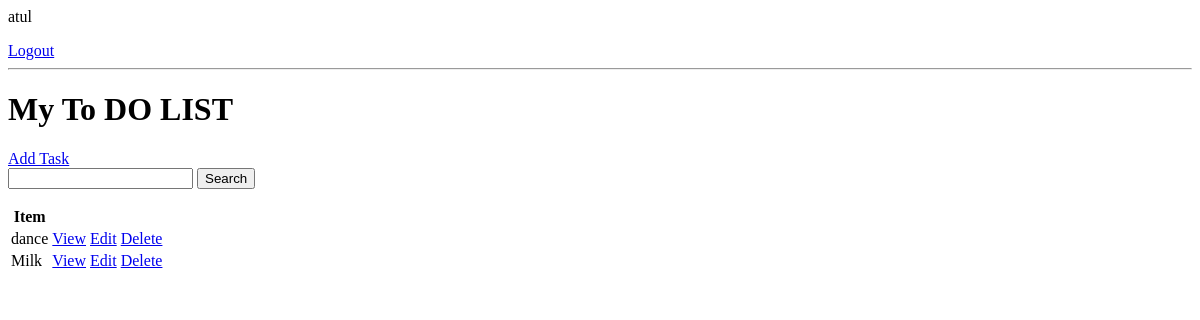
Page / (signed in) on the earlier database version.
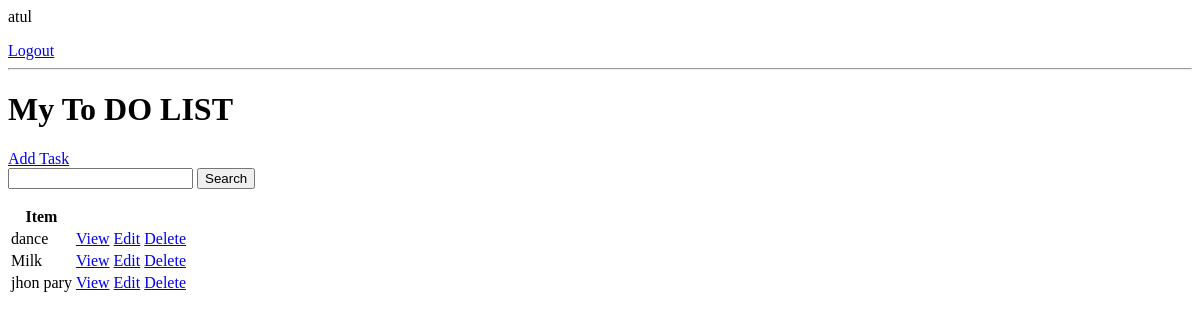
Same page on the later database version.
### base/models.py (models this page shows, shortened)
class Task(models.Model):
    user = models.ForeignKey(User, on_delete=models.CASCADE, null=True, blank=True)
    title = models.CharField(max_length=200)
    description = models.TextField(null=True, blank=True)
    complete = models.BooleanField(default=False)
    create = models.DateTimeField(auto_now_add=True)
    class Meta:
        ordering = ['complete']

### base/views.py (the view)
# urls.py: path('', TaskList.as_view(), name='tasks'),
class TaskList(LoginRequiredMixin, ListView):       #now view is restricted
    model = Task                # this looks for task_list.html
    context_object_name = 'tasks'       #giving custom name to query set (that was object_list in html)
    def get_context_data(self, **kwargs):                   #making user-specific data
        context = super().get_context_data(**kwargs)
        context['tasks'] = context['tasks'].filter(user=self.request.user)
        context['count'] = context['tasks'].filter(complete=False).count()
        search_input = self.request.GET.get('search-area') or ''        #adding search
        if search_input:
            context['tasks'] = context['tasks'].filter(title__icontains=search_input)
        context['search_input'] = search_input
        return context

### base/templates/base/task_list.html
{% if request.user.is_authenticated %}
    <p> {{request.user}} </p>
    <a href="{% url 'logout' %}">Logout</a>
{% else %}
<a href="{% url 'login'%}">Login</a>
{% endif %}
<hr>
<h1>My To DO LIST</h1>
<a href="{% url 'task-create'%}"> Add Task </a>
<form action="" method="GET">
    <input type="text" name="search-area" value="{{search_input}}">
    <input type="submit" , value="Search">
</form>
<table>
    <tr>
        <th>Item</th>
        <th></th>
    </tr>
    {% for task in tasks %}
    <tr>
        <td> {{task.title}} </td>
        <td> <a href="{% url 'task' task.id %}">View</a> </td>
        <td> <a href="{% url 'task-update' task.id %}">Edit</a> </td>
        <td> <a href="{% url 'task-delete' task.id %}">Delete</a> </td>
    </tr>
    {% empty %}
        <h3>No items in list</h3>
    {% endfor %}
</table>

Differences in the rows shown:
added Task: title "jhon pary"
